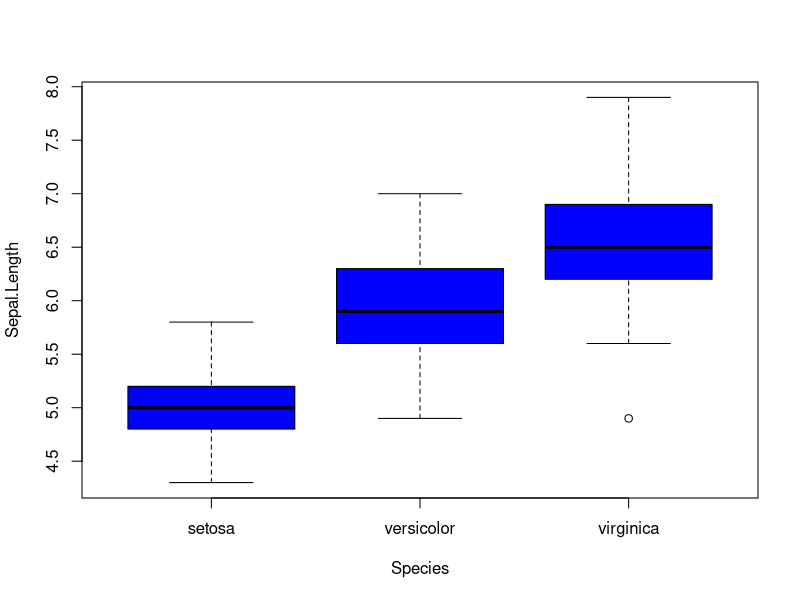

Write R code to recreate this figure.
## ---- chunk 1
require(ggplot2)
## ---- chunk 2
head(msleep)
str(msleep)
## ---- chunk 3
require("dplyr")
msleep %>%  #take our data frame and pipe it to the mutate operator
  mutate(total_day_time = awake + sleep_total) %>% #Long, so going to use head command
    head
## ---- chunk 4
msleep %>%  #take our data frame and pipe it to the mutate operator
  mutate(total_day_time = awake + sleep_total) %>% #and now pipe to glimpse
    glimpse
## ---- chunk 5
msleep %>%  #take our data frame and pipe it to the mutate operator
  mutate(total_day_time = awake + sleep_total) %>% #and now pipe to select
    select(name, awake, total_day_time) %>% #Let's pipe to head to save space
      head
## ---- chunk 6
msleep %>%  #take our data frame and pipe it to the mutate operator
  mutate(total_day_time = awake + sleep_total) %>% #and now pipe to select
    select(name, awake, total_day_time) %>% #pipe to the command to arrange
      arrange(name) %>% #save space using the head command
        head
## ---- chunk 7
msleep %>%  #take our data frame and pipe it to the mutate operator
  mutate(total_day_time = awake + sleep_total) %>% #and now pipe to select
    select(name, awake, total_day_time) %>% 
      arrange(desc(name)) %>% #Sort in the reverse order
        head
## ---- chunk 8
msleep %>%  #take our data frame and pipe it to group_by
  group_by(order) %>%
    summarize(med_awake = median(awake)) %>% #make a new column
      arrange(med_awake)
## ---- chunk 9
msleep %>%
  select(name, awake) %>%
    filter(awake>12.) %>%
      arrange(awake) %>%
        head
## ---- chunk 10
msleep %>%
  select(name, awake) %>%
    filter(name == "Potoroo")
## ---- chunk 11
msleep %>%
  select(name, awake) %>%
    filter(grepl('rat',name))
## ---- chunk 12
order_table <- select(msleep, name, order)
awake_table <- select(msleep, name, awake)
#OK, let's look at these two tables a little
glimpse(order_table)
glimpse(awake_table)
#And now let's join the two tables together by the name information
left_join(order_table, awake_table) %>% head
#Note how I used head? I could have put it as head(left_join...
## ---- chunk 13
x <- data.frame(
    name = c("John","Paul","George", "Ringo", "Stuart", "Pete"),
    instrument = c("guitar", "bass", "guitar", "drums", "bass", "drums"))
y <- data.frame(
    name = c("John", "Paul", "George", "Ringo", "Brian"),
    band = c("TRUE", "TRUE", "TRUE", "TRUE", "FALSE"))
## ---- chunk 14
inner_join(x,y)
## ---- chunk 15
left_join(x,y)
## ---- chunk 16
semi_join(x,y)
## ---- chunk 17
anti_join(x,y)
## ---- chunk 18
str(msleep)
## ---- chunk 19
msleep %>% 
  group_by(vore) %>%
    mutate(sleep_fraction = sleep_total/24.) %>%
      summarize(med_sleep_frac = median(sleep_fraction))
## ---- chunk 20
msleep %>% 
  mutate(sleep_fraction = sleep_total/24.) %>%
    group_by(vore) %>%
      summarize(med_sleep_frac = median(sleep_fraction))
## ---- chunk 21
msleep %>% 
  mutate(sleep_fraction = sleep_total/24.) %>%
      summarize(med_sleep_frac = median(sleep_fraction))
## ---- chunk 22
require(dplyr); 
glimpse(iris)
iris %>% 
  mutate(max_sepal_length = max(Sepal.Length)) %>% 
    group_by(Species) %>%
      glimpse

## ---- chunk 23
require(dplyr); 
iris %>% 
  group_by(Species) %>% 
    mutate(max_sepal_length = max(Sepal.Length)) %>% 
      glimpse
## ---- chunk 24
table(iris$Species, iris$Sepal.Length)
 boxplot(Sepal.Length~Species,data=iris,col='blue')
## ---- chunk 25
test_output <- iris %>% 
  mutate(max_sepal_length = max(Sepal.Length)) %>% 
    group_by(Species) %>%
      select(Species, max_sepal_length)
summary(test_output)
## ---- chunk 26
str(mtcars)
mtcars %>%
 group_by(cyl, gear) %>%
 summarise(newvar = sum(wt)) %>%
 summarise(newvar2 = sum(newvar) + 5)
## ---- chunk 27
mtcars %>%
 group_by(gear, cyl) %>%
 summarise(newvar = sum(wt)) %>%
 summarise(newvar2 = sum(newvar) + 5)
